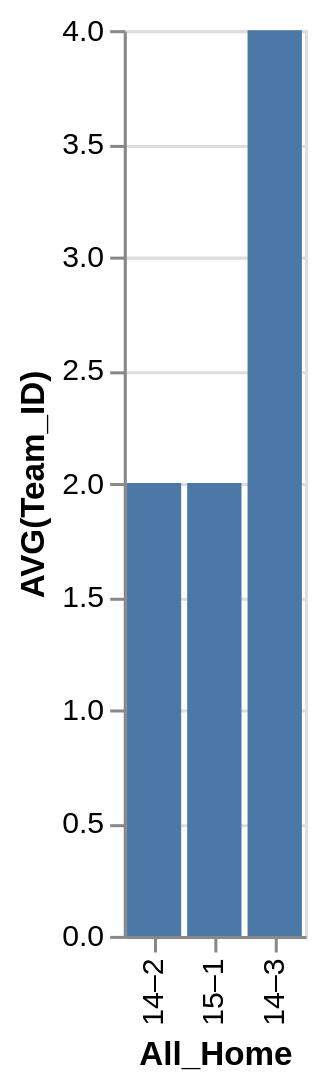

This figure's Vega-Lite source:
### Vega-Lite specification from a JSON file in a GitHub repository (floating-point values rounded to 4 significant figures)
{"data": {"values": [{"x_data": "14–2", "y_data": 2}, {"x_data": "15–1", "y_data": 2}, {"x_data": "14–3", "y_data": 4}]}, "mark": "bar", "encoding": {"x": {"field": "x_data", "type": "nominal", "title": "All_Home", "sort": {"op": "sum", "field": "y_data", "order": "ascending"}}, "y": {"field": "y_data", "type": "quantitative", "title": "AVG(Team_ID)"}}}
